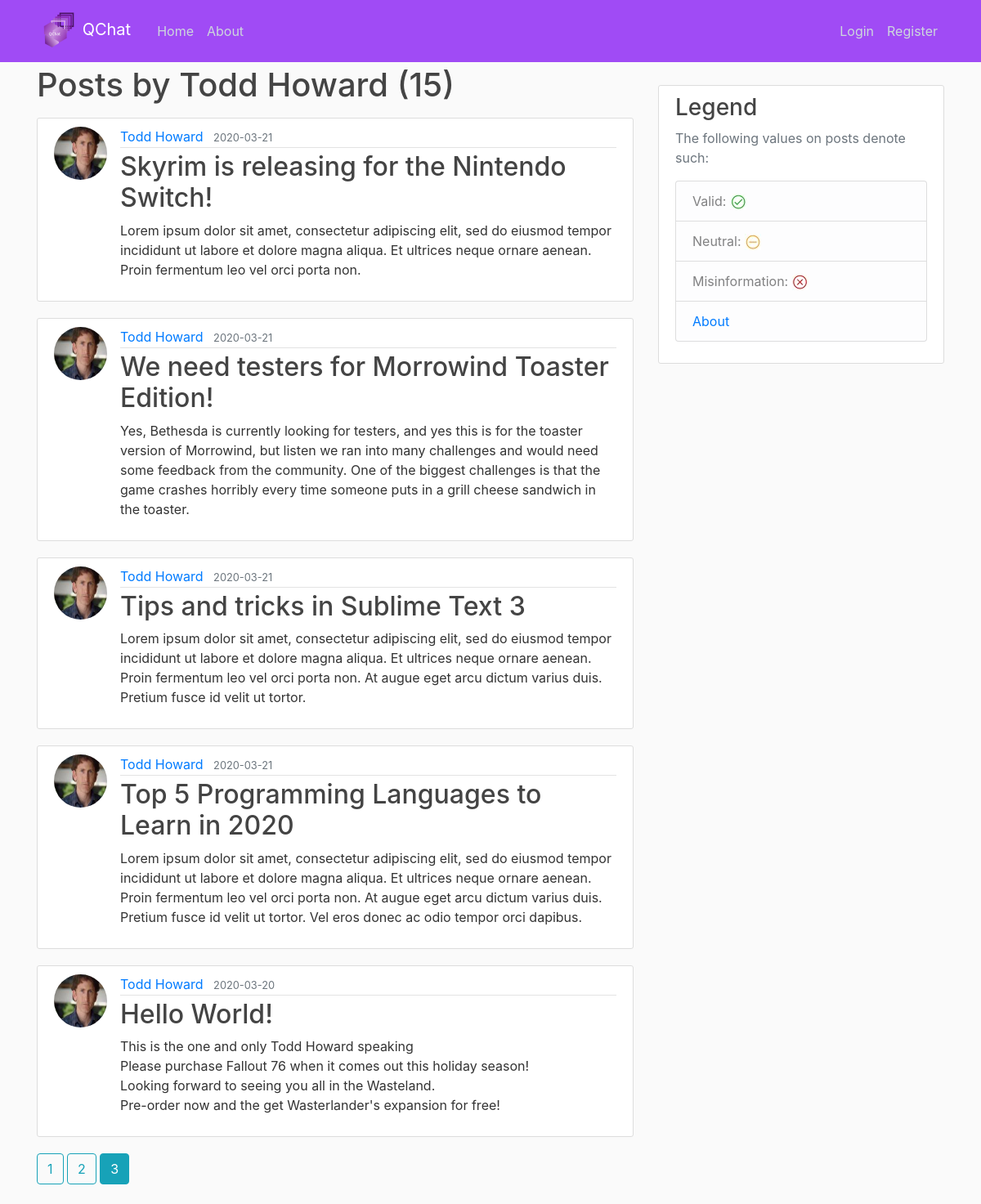
The page /user/Todd Howard?page=3 on the database its author committed.
### app/models.py (models this page shows, shortened)
class User(db.Model, UserMixin):
    id = db.Column(db.Integer, primary_key=True)                                    # Primary Key
    username = db.Column(db.String(20), unique=True, nullable=False)                # Each User will have a username, with a max(20) characters, it must be unique, and Null is not allowed!
    email = db.Column(db.String(120), unique=True, nullable=False)                  # Each User will have an email, with a max(120) characters, it must be unique, and Null is not allowed!
    image_file = db.Column(db.String(2083), nullable=False, default='default.jpg')    # Each User will have a defualt profile Image, so uniqueness does not apply, since Null is not allowed!
    password = db.Column(db.String(60), nullable=False)                             # Each User will have passwords, with a max(60) characters, uniqueness does not apply, and Null is not allowed!
    posts = db.relationship('Post', backref='author', lazy=True)                    # This is linked to Posts, Lazy Evaluation is set to: True

class Post(db.Model):
    id = db.Column(db.Integer, primary_key=True)                                    # Primary Key
    title = db.Column(db.String(100), nullable=False)                               # Each Post will have a title, with a max(100) characters, uniqueness does not apply, and Null is not allowed!
    date_posted = db.Column(db.DateTime, nullable=False, default=datetime.utcnow)   # Each Post will have a date_posted, with DateTime set to utcnow, current time, and Null is not allowed!
    content = db.Column(db.Text, nullable=False)                                    # Each Post will have a content with no character limit, and Null is not allowed!
    user_id = db.Column(db.Integer, db.ForeignKey('user.id'), nullable=False)       # This is using the user id as a ForeignKey, each post must have an Author, so Null is not allowed!

### app/users/routes.py (the view)
@users.route('/user/<string:username>')                                       # String
def user_posts(username):
    page = request.args.get('page', 1, type=int)                            # We request a page, the default page is 1, of type int
    user = User.query.filter_by(username=username).first_or_404()
    posts = Post.query.filter_by(author=user)\
        .order_by(Post.date_posted.desc())\
        .paginate(page=page, per_page=5)
    return render_template('user_posts.html', posts=posts, user=user)       # Redirect to user_posts.html

### app/templates/user_posts.html
{% extends "template.html" %}
{% block content %}
    <h1 class="mb-3">Posts by {{ user.username }} ({{ posts.total }}) </h1>
    {% for post in posts.items %}
        <article class="media content-section">
            <img class="rounded-circle article-img" src="{{ post.author.image_file }}">
            <div class="media-body">
                <div class="article-metadata">
                    <a class="mr-2" href="{{ url_for('users.user_posts', username=post.author.username) }}">{{ post.author.username }}</a>
                    <small class="text-muted">{{ post.date_posted.strftime('%Y-%m-%d') }}</small>
                </div>
                <h2><a class="article-title" href="{{url_for('posts.post', post_id=post.id) }}">{{ post.title }}</a></h2>
                <p class="article-content">{{ post.content }}</p>
            </div>
        </article>
    {% endfor %}
    {% for page_num in posts.iter_pages(left_edge=1, right_edge=1, left_current=1, right_current=2) %}
        {% if page_num %}
            {% if posts.page == page_num %}
                <a class="btn btn-info mb-4" href="{{ url_for('users.user_posts', username=user.username, page=page_num) }}">{{ page_num }}</a>
            {% else %}
                <a class="btn btn-outline-info mb-4" href="{{ url_for('users.user_posts', username=user.username, page=page_num) }}">{{ page_num }}</a>
            {% endif %}
        {% else %}
            ...
        {% endif %}
    {% endfor %}
{% endblock content %}

### app/static/main.css (style rules this page uses)
body { background: #fafafa; color: #333333; margin-top: 5rem; }
h1, h2, h3, h4, h5, h6 { color: #444444; }
.content-section { background: #ffffff; padding: 10px 20px; border: 1px solid #dddddd; border-radius: 3px; margin-bottom: 20px; }
.article-title { color: #444444; }
.article-content { white-space: pre-line; }
.article-img { height: 65px; width: 65px; margin-right: 16px; }
.article-metadata { padding-bottom: 1px; margin-bottom: 4px; border-bottom: 1px solid #e3e3e3 }

### rows shown on the page
User: username "Todd Howard"
Post: author.image_file (picture), author.username "Todd Howard", date_posted "2020-03-21", title "Skyrim is releasing for the Nintendo Switch!", content "Lorem ipsum dolor sit amet, consectetur adipiscing elit, sed do eiusmod tempor incididunt ut labore et dolore magna aliqua. Et ultrices neque ornare aenean. Proin fermentum leo vel orci porta non."
Post: author.image_file (picture), author.username "Todd Howard", date_posted "2020-03-21", title "We need testers for Morrowind Toaster Edition!", content "Yes, Bethesda is currently looking for testers, and yes this is for the toaster version of Morrowind, but listen we ran into many challenges and would need some feedback from the community. One of the biggest challenges is that the game crashes horribly every time someone puts in a grill cheese sandwich in the toaster."
Post: author.image_file (picture), author.username "Todd Howard", date_posted "2020-03-21", title "Tips and tricks in Sublime Text 3", content "Lorem ipsum dolor sit amet, consectetur adipiscing elit, sed do eiusmod tempor incididunt ut labore et dolore magna aliqua. Et ultrices neque ornare aenean. Proin fermentum leo vel orci porta non. At augue eget arcu dictum varius duis. Pretium fusce id velit ut tortor."
Post: author.image_file (picture), author.username "Todd Howard", date_posted "2020-03-21", title "Top 5 Programming Languages to Learn in 2020", content "Lorem ipsum dolor sit amet, consectetur adipiscing elit, sed do eiusmod tempor incididunt ut labore et dolore magna aliqua. Et ultrices neque ornare aenean. Proin fermentum leo vel orci porta non. At augue eget arcu dictum varius duis. Pretium fusce id velit ut tortor. Vel eros donec ac odio tempor orci dapibus."
Post: author.image_file (picture), author.username "Todd Howard", date_posted "2020-03-20", title "Hello World!", content "This is the one and only Todd Howard speaking Please purchase Fallout 76 when it comes out this holiday season! Looking forward to seeing you all in the Wasteland. Pre-order now and the get Wasterlander's expansion for free!"

### other values the page prints
{{ posts.total }} "15"
{{ page_num }} "1" "2"
{{ page_num }} "3"
